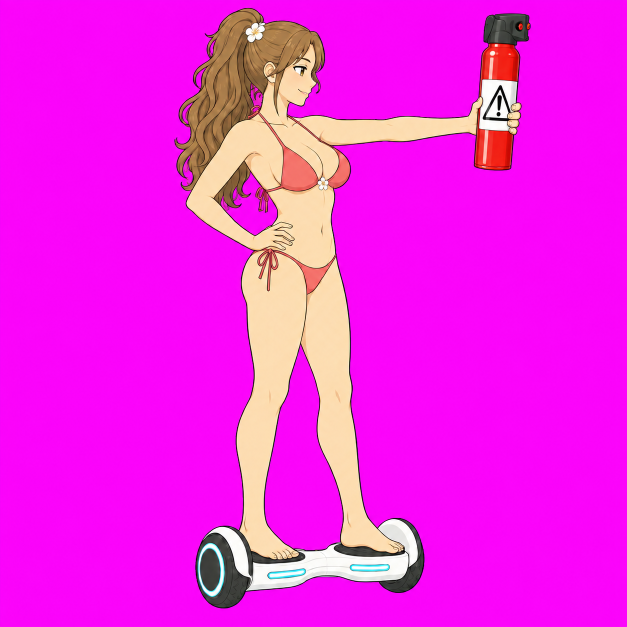
#> input picture chashouji/v14/bestie/src2.png, 1254 x 1254 px (shown at 1/2 size)
$ python make.py
#> lines starting #> are read from the running program, lines starting #| are printed output that depends on the picture; after the words box and inside, x2 and y2 are one past the last pixel; in counts of white or black regions, pixels touching at a corner belong together
#> in load_cut, im is the input picture: PIL image 1254x1254 RGB; mean R, G, B 242.1, 34.8, 229.7
### chashouji/v14/build.py
"""v14 素材构建：长卷背景 + 姿势贴图 + 元数据。在 chashouji/ 下运行：python3 v14/build.py

产物全部写进 web/assets/world/，外加一份 world.json 给 main.js 读：
  room0/1/2.webp   三段房间（女生卧室｜客厅｜电竞房），高 1334
  pose_*.webp      抠好的角色贴图，已裁到外框
  world.json       房间宽度、客厅中点、每张贴图的锚点与手机位置

────────── 背景怎么拼 ──────────
三张房间图是分开生成的，每张在接缝那一侧都画了一扇被画面边缘切开的门：
女生卧室右边缘有门（左门框 + 透出客厅的门洞），客厅左边缘也有门（门洞 + 右门框）。
拼的时候**一扇门取两张图各一半**：卧室那张留到右边缘（左门框+门洞），客厅那张从它
自己的右门框开始 —— 于是接缝落在门洞里，读出来是"一扇门"，不是两张图硬拼。
电竞房那边同理。切点的像素位置是对着原图量出来的（CUT_*），换图必须重量。

────────── 角色贴图怎么对齐 ──────────
基准缩放 SCALE，被拉倒各档再按赢方的头补一个系数（head_scale）——生图时虽然写死了"站立身高约占画面 78%"，
扑倒/趴那几张实测还是画小了 5~9%。尺子只能用头，不能用面积 ——
坐在地上被拖的那个人面积本来就小，按面积放大就把他放成巨人。
锚点 = (外框中点 x, 脚底线 y)：引擎把锚点对到屏幕中线与地面线上。按外框而不是质心：
拖地姿势宽约 1000px，比屏幕还宽，按质心对齐会让一侧整整多出画 100 多像素。
僵持循环那几帧例外：脚是钉在地上不动的，所以水平按**脚那一截**的质心对齐，
否则上身前后倾会把整个人带着左右滑，读成"脚在冰上打滑"。

────────── 手机位置 ──────────
弹幕往手机那条竖线上打、聊天气泡从手机里冒出来，所以每张贴图都要知道手机在哪。
自动找：近黑像素的连通块里，挑"沿自身方向量的填充率高 + 长条"的那一块（手机可以斜着）。头发也是黑的，
但它是散的（填充率低）；裤子是黑的，但它是竖的、面积大。每次重跑都会把找到的
位置画到 v14/preview/phone_check.jpg 上，**必须看一眼**再部署。
"""
import json
import os
import numpy as np
from PIL import Image, ImageDraw
from scipy import ndimage
from scipy.spatial import ConvexHull
from scipy.signal import fftconvolve

HERE = os.path.dirname(os.path.abspath(__file__))
OUT = os.environ.get('OUT') or os.path.join(HERE, '..', 'web', 'assets', 'world')
H = 1707      # 画布高 = 960 宽下的 9:16（最终 1080×1920）。背景 *_ext.png 高 1818，缩放系数与原 1334/1421 一致
# 1536×1024 的生图 → 引擎像素。站立的人约 400 高。
# 原来是 0.66（约 600 高），用户嫌人占画面太大，要"镜头拉远、人变成现在的 2/3"：
# 人和房间一起缩 2/3（房间见 main() 里的 *_ext.png），不能只缩人 —— 沙发会比人大一圈
# 主角放大倍数（2026-10-06 画面布局方案：主角 ×1.10，脚底线不动、人往上长）。房间不跟着放。
# 视频帧那套（video/pull/build_vid.py）用同一个 HERO，两套贴图一样大
HERO = float(os.environ.get('HERO', '1.1'))
SCALE = 0.44 * HERO
K = np.ones((3, 3), np.float32)

# 门的切点（原图 1659×948 坐标）：卧室留到右边缘；客厅从它左门的右门框起、
# 留到右边缘（含右门的左门框+门洞）；电竞房从它左门的右门框起
CUT_LIVING_L = 75
CUT_BOY_L = 140


def keyed(a):
    """品红度 m = min(R,B) - G，m 大 = 幕布。a 必须是有符号类型（uint8 相减会下溢）"""
    return np.minimum(a[..., 0], a[..., 2]) - a[..., 1]
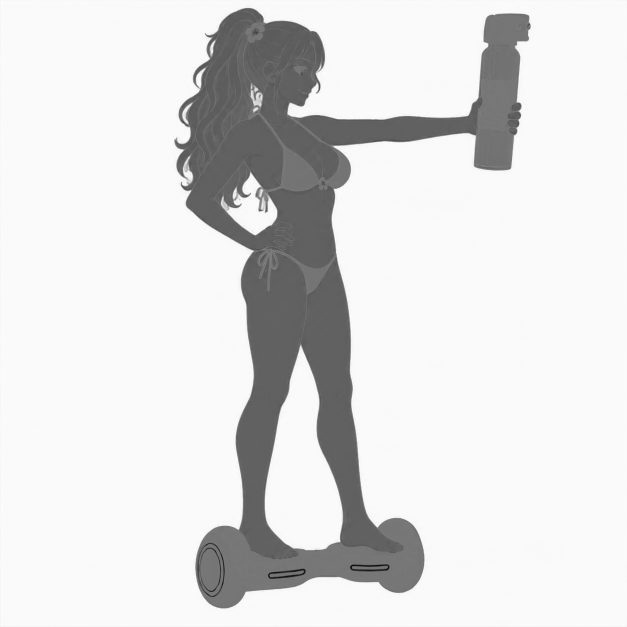
#> returned value: shape (1254, 1254) int16 (shown at 1/2 size); min -228, max 255, mean 194.4; drawn with min black and max white


# [34 lines left out: functions plant_feet, stride, not called in this run]


def cutout(path, lo=60, hi=150):
    a = path if isinstance(path, np.ndarray) else np.array(Image.open(path).convert('RGB')).astype(np.int16)
    m = keyed(a)
    alpha = np.clip((hi - m) / (hi - lo), 0, 1)
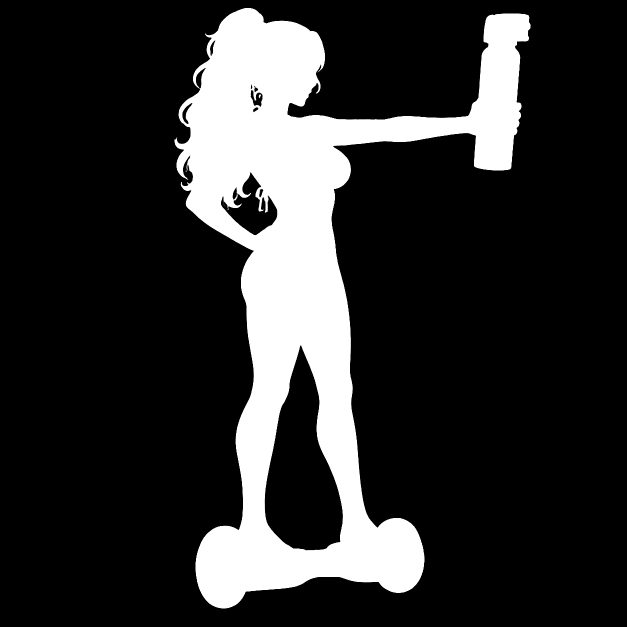
#> alpha: shape (1254, 1254) float64 (shown at 1/2 size); min 0, max 1, mean 0.184
    edge = ndimage.binary_dilation(alpha < 0.99, np.ones((3, 3))) & (alpha > 0.01)
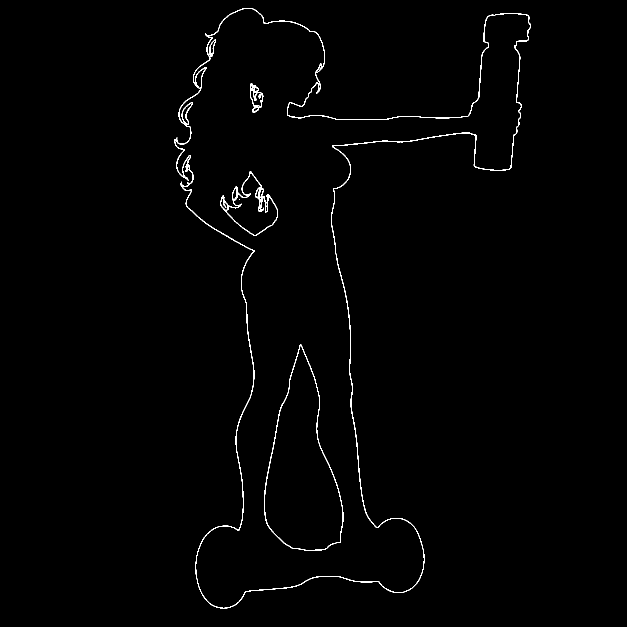
#> edge: shape (1254, 1254) bool (shown at 1/2 size); 0.82% white in thin lines or dots, all inside (x1, y1, x2, y2) = (349, 16, 1062, 1217)
    rgb = a.astype(np.float32)
    spill = np.clip((rgb[..., 0] + rgb[..., 2]) / 2 - rgb[..., 1], 0, None)
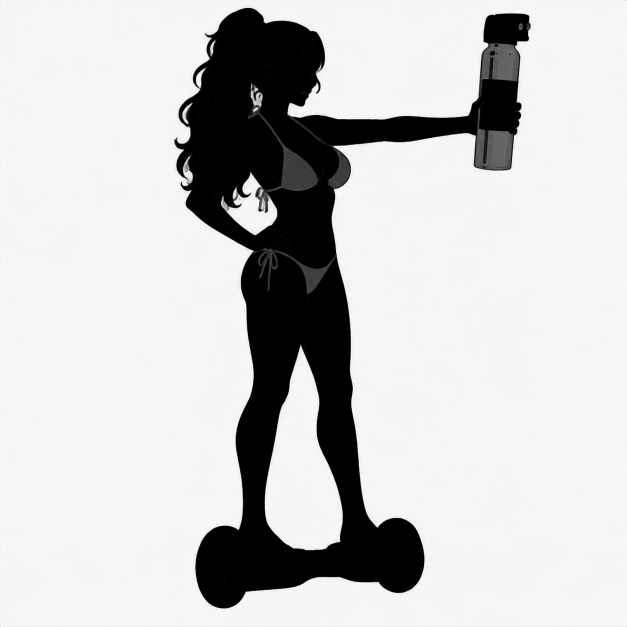
#> spill: shape (1254, 1254) float32 (shown at 1/2 size); min 0, max 255, mean 201.9
    for c in (0, 2):   # 去溢色只动半透明边缘，不透明的粉睡衣本身就偏红
        rgb[..., c] = np.where(edge, rgb[..., c] - spill * 0.6, rgb[..., c])
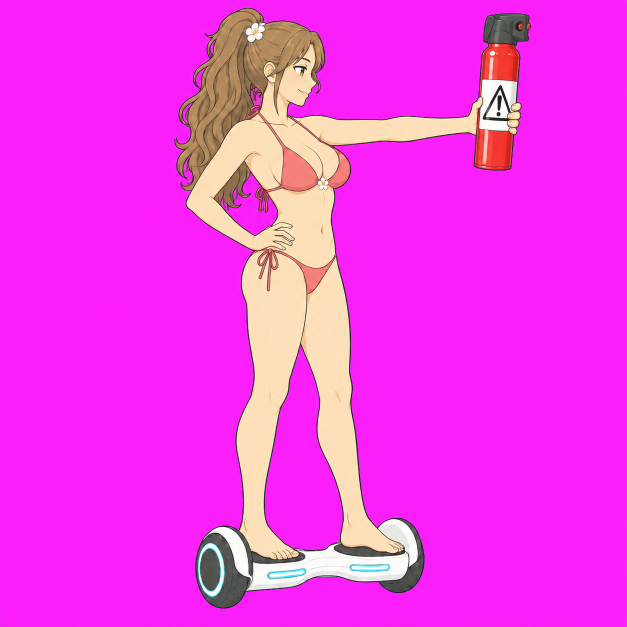
#> rgb: shape (1254, 1254, 3) float32 (shown at 1/2 size); mean R, G, B 244.9, 34.9, 232.3; drawn with min black and max white
    return np.clip(rgb, 0, 255), alpha


def load_cut(path):
    """原图 → (rgb, alpha)。自带透明通道的（生图有时直接出透明底）直接用它；否则按品红幕布抠。
    不能把透明底铺回品红再抠：keyed / 去溢色把偏品红的颜色（粉色水枪、粉 / 淡紫平衡车、紫衬衫）当成幕布，
    抠成半透明、洗成土褐色（哥们 3 号第一版）。"""
    im = Image.open(path)
    if im.mode == 'RGBA':
        a = np.array(im).astype(np.float32)
        if a[..., 3].min() < 255:
            return a[..., :3], a[..., 3] / 255
    return cutout(path)


def edge_extend(rgb, al, iters=10):
#> called with iters = 10
    rgb = rgb.copy()
    mask = al > 0.03
#> mask: shape (1254, 1254) bool; 18.5% white; 3 white regions (1 under 20 px), largest, box (x1, y1, x2, y2) and area: (349, 16, 1062, 1217) 290604, (517, 188, 523, 197) 31
    for _ in range(iters):
        m = mask.astype(np.float32)
        cnt = ndimage.convolve(m, K, mode='constant')
        acc = np.stack([ndimage.convolve(rgb[..., c] * m, K, mode='constant') for c in range(3)], -1)
        grown = cnt > 0
        fill = grown & ~mask
        if not fill.any():
            break
        rgb[fill] = (acc / np.maximum(cnt, 1)[..., None])[fill]
        mask |= grown
#> this loop made 10 passes
#> pass 1, in edge_extend, `acc = np.stack([ndimage.convolve(rgb[..., c] * m, K, mode='constant') ..`:
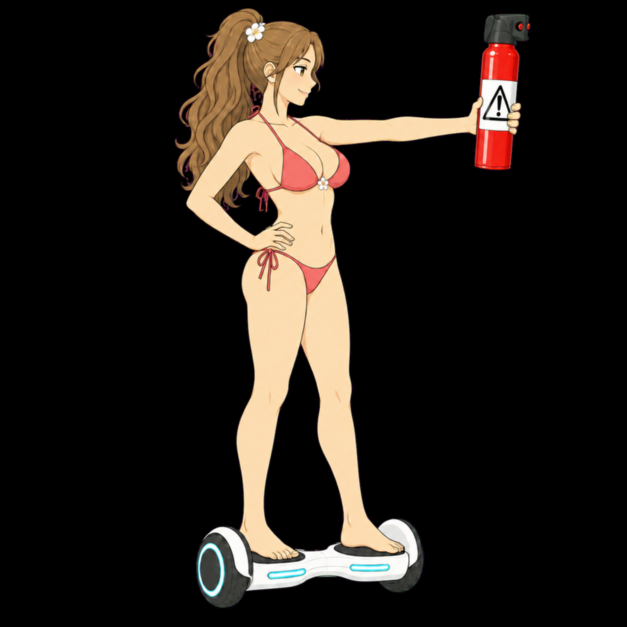
#> acc: shape (1254, 1254, 3) float32 (shown at 1/2 size); mean of channels 0, 1, 2 340.3, 283.1, 231.5; drawn with min black and max white
#> (the rest of the program and of its run is left out)
